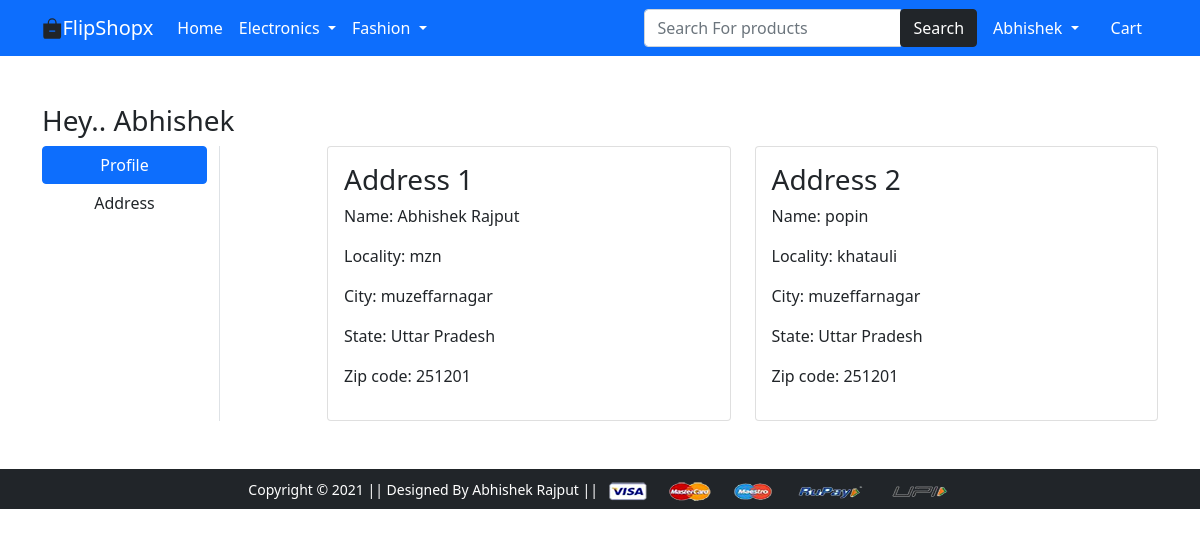
The page /address/ (signed in) on the database its author committed.
### app/models.py (models this page shows, shortened)
class Customer(models.Model):
    user = models.ForeignKey(User,on_delete=models.CASCADE)
    name = models.CharField(max_length=200)
    locality = models.CharField(max_length=200)
    city = models.CharField(max_length=50)
    zipcode = models.IntegerField()
    state = models.CharField(choices=STATE_CHOICES, max_length= 50)

### app/views.py (the view)
# urls.py: path('address/', views.address, name='address'),
def address(request):
    add = Customer.objects.filter(user= request.user)
    return render(request, 'app/address.html',{'add':add,'active':'btn-primary'})

### app/templates/app/address.html (shortened to what this page needs)
{% extends 'app/base.html' %}
{% load static %}
{% block main-content %}
<div class="container my-5">
 <div class="row">
 <h3>Hey.. {{user.username|capfirst}}</h3>
  <div class="col-sm-2 border-end">
   <ul class="list-unstyled">
    <li class="d-grid"><a href="{% url 'profile' %}" class="btn btn-primary">Profile</a></li>
    <li class="d-grid btn-{{active}}"><a href="{% url 'address' %}" class="btn">Address</a></li>
   </ul>
  </div>
  <div class="col-sm-9 offset-sm-1">
   <div class="row">
    {% for a in add %}
    <div class="col-sm-6">
     <div class="card">
      <div class="card-body">
       <h3>Address {{forloop.counter}}</h3>
       <p>Name: {{a.name}}</p>
       <p>Locality: {{a.locality}}</p>
       <p>City: {{a.city}}</p>
       <p>State: {{a.state}}</p>
       <p>Zip code: {{a.zipcode}}</p>
      </div>
     </div>
    </div>
    {% endfor %}
   </div>
  </div>
 </div>
</div>
{% endblock main-content %}

### app/templates/app/base.html (shortened to what this page needs)
<!doctype html>
{% load static %}
<html lang="en">
  <head>
    <link href="https://cdn.jsdelivr.net/npm/bootstrap@5.0.0-beta1/dist/css/bootstrap.min.css" rel="stylesheet">
    <link rel="stylesheet" href="{% static 'app/css/owl.carousel.min.css' %}">
    <link rel="stylesheet" href="{% static 'app/css/all.min.css' %}">
    <link rel="stylesheet" href="{% static 'app/css/style.css' %}">
  </head>
  <body>
    <nav class="navbar navbar-expand-lg navbar-dark bg-primary navbar-fixed-top">
     <div class="container">
       <a class="navbar-brand" href="/" >FlipShopx</a>
       <div class="collapse navbar-collapse" id="navbarSupportedContent">
         <ul class="navbar-nav me-auto mb-2 mb-lg-0">
           <li class="nav-item">
             <a class="nav-link active" aria-current="page" href="/">Home</a>
           </li>
           <li class="nav-item dropdown">
             <a class="nav-link dropdown-toggle text-white" href="#" id="electronicsDropdown" role="button" data-bs-toggle="dropdown" aria-expanded="false">
               Electronics
             </a>
           </li>
           <li class="nav-item dropdown">
             <a class="nav-link dropdown-toggle text-white" href="#" id="fashionDropdown" role="button" data-bs-toggle="dropdown" aria-expanded="false">
               Fashion
             </a>
           </li>
         </ul>
         <form class="d-flex" method="get" action="/search">
             <div class="input-group ">
                 <input name="search" id="search" type="text" class="form-control" placeholder="Search For products" >
                 <div class="input-group-append">
                     <button class="btn btn-dark mr-2" type="submit">Search</button>
                 </div>
             </div>
         </form>
         <div>
          <ul class="navbar-nav me-auto mb-2 mb-lg-0">
              {% if request.user.is_authenticated %}
           <li class="nav-item dropdown mx-2">
              <a class="nav-link dropdown-toggle text-white" href="#" id="profileDropdown" role="button" data-bs-toggle="dropdown" aria-expanded="false">
                 <span class="text-capitalize"> {{user.username}}</span>
              </a>
            </li>
            <li class="nav-item mx-2">
             <a href="{% url 'showcart' %}" class="nav-link text-white"> Cart </a>
            </li>
              {% endif %}
          </ul>
         </div>
       </div>
     </div>
    </nav>
    {% block main-content %} {% endblock main-content %}
    <footer class="container-fluid bg-dark text-center p-2 mt-5">
        <small class="text-white">Copyright &copy; 2021 || Designed By Abhishek Rajput || </small>
        <img src="{% static 'app/images/payment.png' %}" alt="" srcset="" class="img-fluid" height="2px">
    </footer>
  </body>
</html>

### rows shown on the page
Customer: name "Abhishek Rajput", locality "mzn", city "muzeffarnagar", state "Uttar Pradesh", zipcode "251201"
Customer: name "popin", locality "khatauli", city "muzeffarnagar", state "Uttar Pradesh", zipcode "251201"

### other values the page prints
{{ user.username }} "Abhishek"
{{ user.username|capfirst }} "Abhishek"
